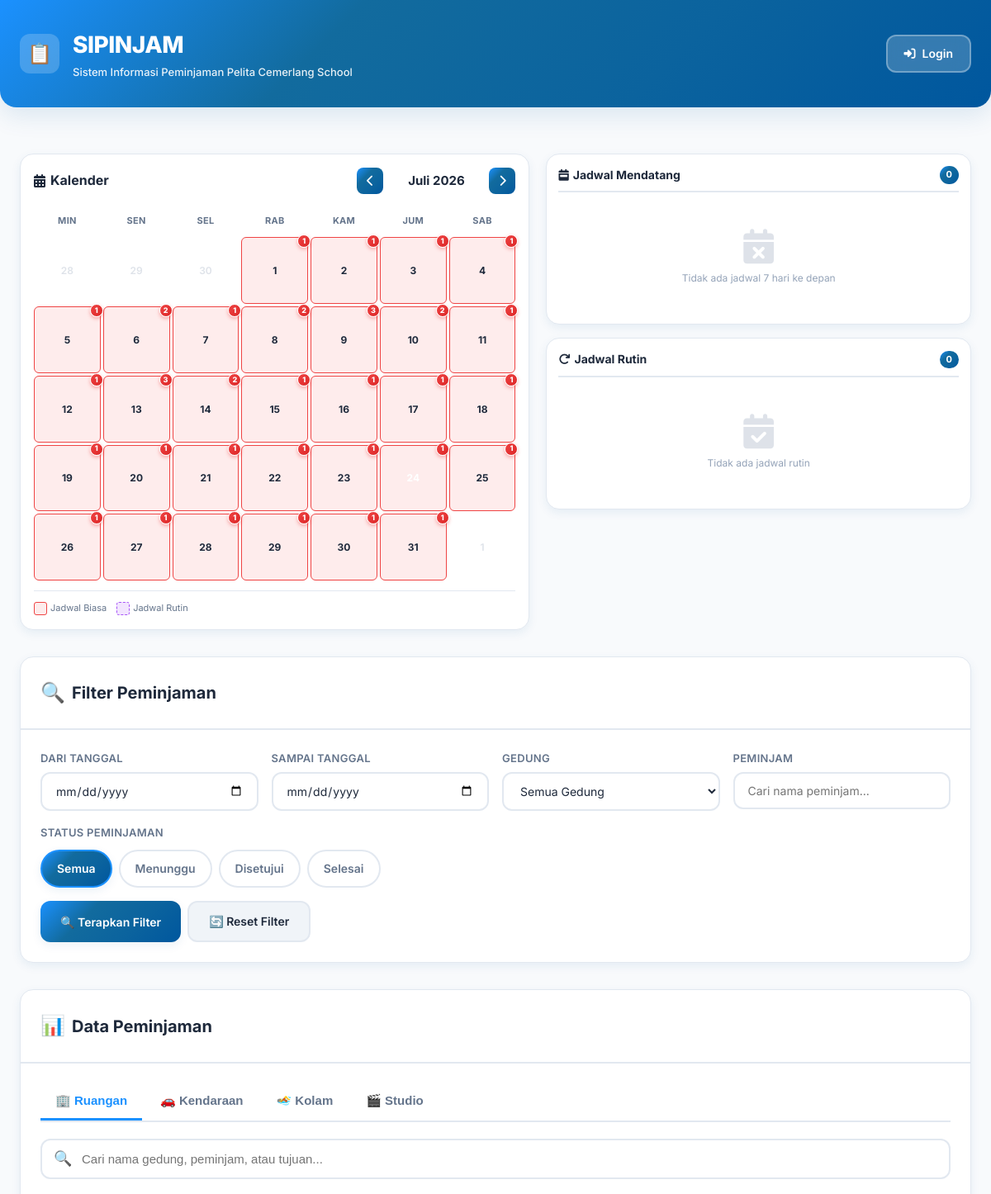
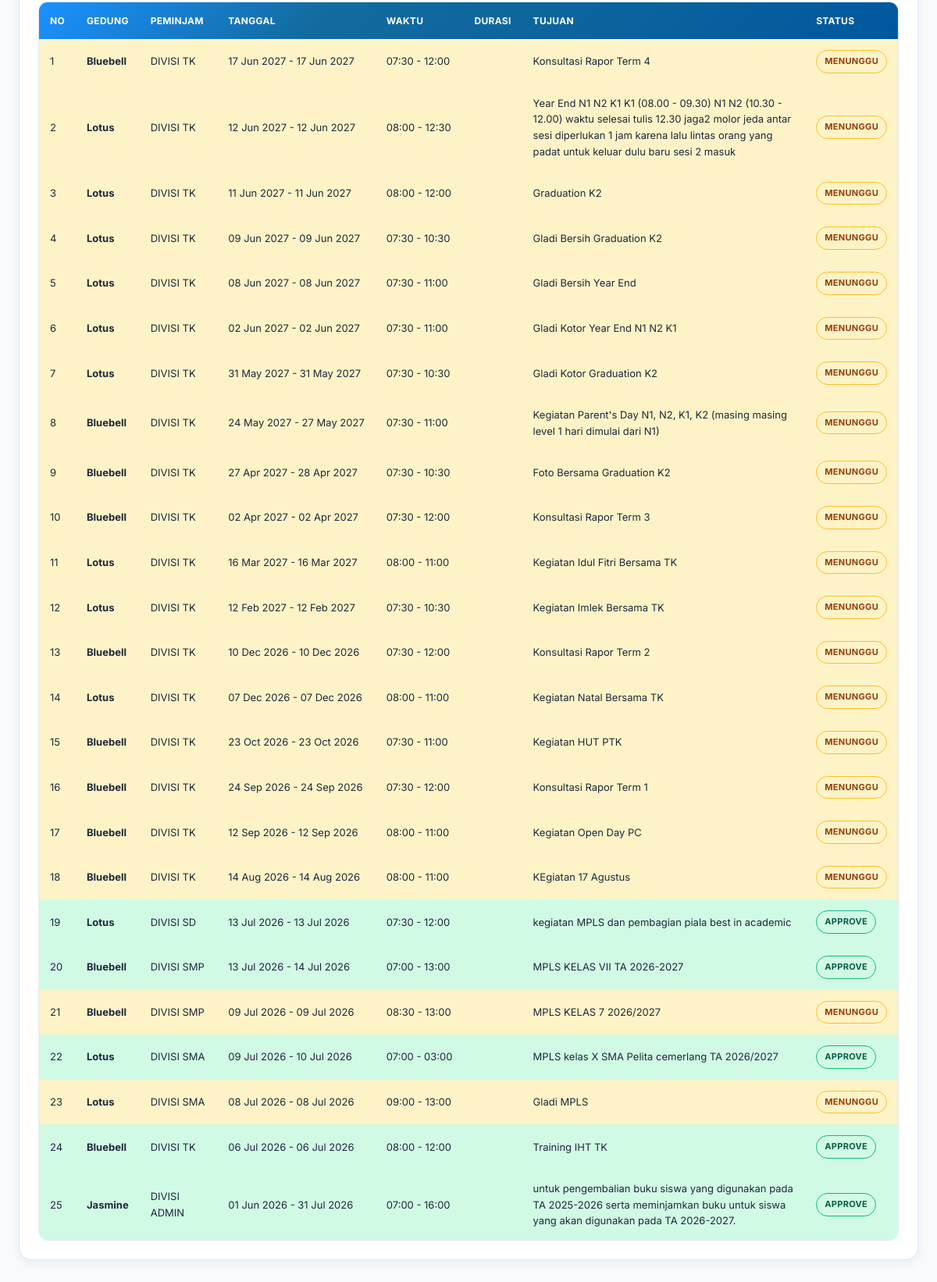
The app's page /data.php with its own data (2 pictures, top to bottom).
### tables this page shows
CREATE TABLE `pinjambarang` (
  `id_pinjam` int(11) NOT NULL,
  `id_user` int(11) DEFAULT NULL,
  `id_barang` int(11) NOT NULL,
  `meja` enum('Iya','Tidak') NOT NULL,
  `jumlah_meja` text DEFAULT NULL,
  `kursi` enum('Iya','Tidak') DEFAULT NULL,
  `jumlah_kursi` text DEFAULT NULL,
  `sound` enum('Iya','Tidak') NOT NULL,
  `proyektor` enum('Iya','Tidak') NOT NULL,
  `tgl_mulai` date DEFAULT NULL,
  `waktu_mulai` time DEFAULT NULL,
  `tgl_selesai` date DEFAULT NULL,
  `waktu_selesai` time DEFAULT NULL,
  `tujuan_barang` text DEFAULT NULL,
  `layout` text NOT NULL,
  `ket` text NOT NULL,
  `nama` text NOT NULL,
  `nohp` text NOT NULL,
  `status` varchar(15) DEFAULT NULL,
  `is_recurring` enum('yes','no') DEFAULT 'no',
  `recurring_days` varchar(50) DEFAULT NULL,
  `created_at` timestamp NULL DEFAULT current_timestamp()
);

CREATE TABLE `barang` (
  `id` int(11) NOT NULL,
  `nama_barang` varchar(255) DEFAULT NULL,
  `stok` text DEFAULT NULL,
  `deskripsi` text DEFAULT NULL,
  `foto` varchar(255) DEFAULT NULL
);

CREATE TABLE `user` (
  `id` int(11) NOT NULL,
  `nama_lengkap` varchar(255) DEFAULT NULL,
  `email` varchar(255) DEFAULT NULL,
  `nohp` varchar(15) DEFAULT NULL,
  `username` varchar(15) DEFAULT NULL,
  `password` varchar(15) DEFAULT NULL,
  `level` varchar(10) DEFAULT NULL
);

### helpers.php (called while the page is built, shortened)
<?php
if (!function_exists('h')) { function h($s) { return htmlspecialchars((string)$s, ENT_QUOTES, 'UTF-8'); } }
if (!function_exists('fmt_date')) { function fmt_date($s) { if (!$s) return ''; $dt=DateTime::createFromFormat('Y-m-d',$s); return $dt?$dt->format('d M Y'):h($s); } }
if (!function_exists('fmt_time')) { function fmt_time($s) { if (!$s) return ''; return preg_match('~^\d{2}:\d{2}~',$s)?substr($s,0,5):h($s); } }
if (!function_exists('buildWhere')) { function buildWhere($alias,$filters,$conn) {
  $w=[]; $APPROVED=['approve','approved','acc','disetujui','setuju','selesai','active','dipinjam']; $PENDING=['menunggu','pending','submitted','waiting']; $status=$filters['status']??'';
  return $w;
} }

### data.php (the view, shortened to what this page needs)
<?php
require_once __DIR__ . '/helpers.php';
include "koneksi.php";
$status     = isset($_GET['status']) ? strtolower(trim($_GET['status'])) : '';
$dari_str   = isset($_GET['dari'])   ? trim($_GET['dari'])   : '';
$sampai_str = isset($_GET['sampai']) ? trim($_GET['sampai']) : '';
$peminjam   = isset($_GET['peminjam']) ? trim($_GET['peminjam']) : '';
$sqlHall = "SELECT pinjambarang.*, user.nama_lengkap, barang.nama_barang
            FROM pinjambarang
            JOIN user   ON user.id = pinjambarang.id_user
            JOIN barang ON barang.id = pinjambarang.id_barang";
$sqlHall .= " ORDER BY pinjambarang.tgl_mulai DESC, pinjambarang.waktu_mulai DESC";
$qh = mysqli_query($conn, $sqlHall);
$APPROVED = ['approve','approved','acc','disetujui','setuju','selesai','active','dipinjam'];
$PENDING  = ['menunggu','pending','submitted','waiting'];
$bookings_result = mysqli_query($conn, $bookings_query);
$all_bookings = [];
if ($bookings_result) {
  while($row = mysqli_fetch_assoc($bookings_result)) {
    $isRecurringValue = strtolower(trim($row['is_recurring'] ?? 'no'));
    $isRecurring = in_array($isRecurringValue, ['yes','y','1'], true);
    $all_bookings[] = [
      'type'          => $row['type'],
      'tgl_mulai'     => $row['tgl_mulai'],
      'tgl_selesai'   => $row['tgl_selesai'],
      'waktu_mulai'   => $row['waktu_mulai'],
      'waktu_selesai' => $row['waktu_selesai'],
      'item_name'     => $row['item_name'],
      'user_name'     => $row['user_name'],
      'is_recurring'  => $isRecurring,
      'recurring_days'=> $row['recurring_days'] ?? '',
      'status'        => $row['status'],
      'tujuan'        => $row['tujuan'],
      'icon'          => $row['icon'],
    ];
  }
}
$upcoming_list = [];
usort($upcoming_list, function($a, $b){
  return strcmp($a['tgl_mulai'], $b['tgl_mulai']);
});
$recurring_list = array_filter($all_bookings, function($b){
  return $b['is_recurring'] === true;
});
$upcoming_list_display = array_slice($upcoming_list, 0, 10);
$recurring_list_display = array_slice($recurring_list, 0, 10);
?>
<!DOCTYPE html>
<html lang="id">
<head>
  <link rel="stylesheet" href="https://cdnjs.cloudflare.com/ajax/libs/font-awesome/6.5.1/css/all.min.css">
  <link rel="stylesheet" href="assets/css/data.css">
</head>
<body>
<div class="header">
  <div class="header-content">
    <div class="brand">
      <div class="brand-icon">📋</div>
      <div>
        <h1>SIPINJAM</h1>
        <div class="brand-subtitle">Sistem Informasi Peminjaman Pelita Cemerlang School</div>
      </div>
    </div>
    <a href="index.php" class="btn-login">
      <i class="fas fa-sign-in-alt"></i>
      <span>Login</span>
    </a>
  </div>
</div>
<div class="container">
  <div class="calendar-wrapper">
    <div class="calendar-section">
      <div class="calendar-header">
        <div class="calendar-title">
          <i class="fas fa-calendar-alt"></i>
          Kalender
        </div>
        <div class="calendar-controls">
          <button onclick="prevMonth()"><i class="fas fa-chevron-left"></i></button>
          <span class="calendar-month-label" id="calendarMonth"></span>
          <button onclick="nextMonth()"><i class="fas fa-chevron-right"></i></button>
        </div>
      </div>
      <div class="calendar-grid" id="calendarGrid"></div>
      <div class="calendar-legend">
        <span><div class="legend-box has-booking"></div> Jadwal Biasa</span>
        <span><div class="legend-box has-recurring"></div> Jadwal Rutin</span>
      </div>
    </div>
    <div class="schedule-lists">
      <div class="schedule-list-section">
        <div class="schedule-list-header">
          <div class="schedule-list-title">
            <i class="fas fa-calendar-week"></i>
            Jadwal Mendatang
          </div>
          <span class="schedule-count"><?php echo count($upcoming_list_display); ?></span>
        </div>
        <div class="schedule-items">
          <?php if(empty($upcoming_list_display)): ?>
            <div class="empty-schedule">
              <i class="fas fa-calendar-times"></i>
              <div style="font-size: clamp(11px, 2.2vw, 12px);">Tidak ada jadwal 7 hari ke depan</div>
            </div>
          <?php endif; ?>
        </div>
      </div>
      <div class="schedule-list-section">
        <div class="schedule-list-header">
          <div class="schedule-list-title">
            <i class="fas fa-redo"></i>
            Jadwal Rutin
          </div>
          <span class="schedule-count"><?php echo count($recurring_list_display); ?></span>
        </div>
        <div class="schedule-items">
          <?php if(empty($recurring_list_display)): ?>
            <div class="empty-schedule">
              <i class="fas fa-calendar-check"></i>
              <div style="font-size: clamp(11px, 2.2vw, 12px);">Tidak ada jadwal rutin</div>
            </div>
          <?php endif; ?>
        </div>
      </div>
    </div>
  </div>
  <div class="card">
    <div class="card-header">
      <div class="card-title">
        <span class="card-title-icon">🔍</span>
        Filter Peminjaman
      </div>
    </div>
    <div class="card-body">
      <form method="GET" action="">
        <div class="filter-grid">
          <div class="form-group">
            <label class="form-label">Dari Tanggal</label>
            <input type="date" name="dari" class="form-control" value="<?php echo h($dari_str); ?>" />
          </div>
          <div class="form-group">
            <label class="form-label">Sampai Tanggal</label>
            <input type="date" name="sampai" class="form-control" value="<?php echo h($sampai_str); ?>" />
          </div>
          <div class="form-group">
            <label class="form-label">Gedung</label>
            <select name="gedung" class="form-control">
              <option value="">Semua Gedung</option>
            </select>
          </div>
          <div class="form-group">
            <label class="form-label">Peminjam</label>
            <input type="text" name="peminjam" class="form-control" list="peminjam-list" value="<?php echo h($peminjam); ?>" placeholder="Cari nama peminjam..." />
          </div>
        </div>
        <div style="margin-top: 14px;">
          <label class="form-label" style="margin-bottom: 10px; display: block;">Status Peminjaman</label>
          <div class="status-pills">
            <label class="pill <?php echo ($status === '' || $status === 'semua') ? 'active' : ''; ?>">
              Semua
            </label>
            <label class="pill <?php echo ($status === 'menunggu') ? 'active' : ''; ?>">
              Menunggu
            </label>
            <label class="pill <?php echo ($status === 'approve') ? 'active' : ''; ?>">
              Disetujui
            </label>
            <label class="pill <?php echo ($status === 'selesai') ? 'active' : ''; ?>">
              Selesai
            </label>
          </div>
        </div>
        <div class="btn-actions" style="margin-top: 16px;">
          <button type="submit" class="btn btn-primary">🔍 Terapkan Filter</button>
          <a href="?" class="btn btn-secondary">🔄 Reset Filter</a>
        </div>
      </form>
    </div>
  </div>
  <div class="card">
    <div class="card-header">
      <div class="card-title">
        <span class="card-title-icon">📊</span>
        Data Peminjaman
      </div>
    </div>
    <div class="card-body">
      <div class="tabs">
        <button class="tab-btn active" onclick="switchTab(event, 'tab-hall')">🏢 Ruangan</button>
        <button class="tab-btn" onclick="switchTab(event, 'tab-car')">🚗 Kendaraan</button>
        <button class="tab-btn" onclick="switchTab(event, 'tab-pool')">🏊 Kolam</button>
        <button class="tab-btn" onclick="switchTab(event, 'tab-studio')">🎬 Studio</button>
      </div>
      <div id="tab-hall" class="tab-content active">
        <div class="search-box">
          <span class="search-icon">🔍</span>
          <input type="text" class="search-input" id="search-hall" placeholder="Cari nama gedung, peminjam, atau tujuan..." onkeyup="searchTable('search-hall', 'table-hall')" />
        </div>
        <div class="table-wrapper">
          <table id="table-hall">
            <thead>
              <tr>
                <th>No</th>
                <th>Gedung</th>
                <th>Peminjam</th>
                <th>Tanggal</th>
                <th>Waktu</th>
                <th>Durasi</th>
                <th>Tujuan</th>
                <th>Status</th>
              </tr>
            </thead>
            <tbody>
              <?php
              $no = 1;
              while($row = mysqli_fetch_assoc($qh)):
                $st = strtolower($row['status']);
                $rowClass = '';
                if(in_array($st, $PENDING)) $rowClass = 'row-pending';
                elseif(in_array($st, $APPROVED)) $rowClass = 'row-approve';
                elseif($st === 'selesai') $rowClass = 'row-selesai';
                $badgeClass = 'badge-pending';
                if(in_array($st, $APPROVED)) $badgeClass = 'badge-approve';
                elseif($st === 'selesai') $badgeClass = 'badge-selesai';
              ?>
              <tr class="<?php echo $rowClass; ?>">
                <td><?php echo $no++; ?></td>
                <td class="font-bold"><?php echo h($row['nama_barang']); ?></td>
                <td><?php echo h($row['nama_lengkap']); ?></td>
                <td class="nowrap"><?php echo fmt_date($row['tgl_mulai']).' - '.fmt_date($row['tgl_selesai']); ?></td>
                <td class="nowrap"><?php echo fmt_time($row['waktu_mulai']).' - '.fmt_time($row['waktu_selesai']); ?></td>
                <td><?php echo durasi_jam($row['tgl_mulai'], $row['waktu_mulai'], $row['tgl_selesai'], $row['waktu_selesai']); ?></td>
                <td><?php echo h($row['tujuan_barang']); ?></td>
                <td><span class="badge <?php echo $badgeClass; ?>"><?php echo h($row['status']); ?></span></td>
              </tr>
              <?php endwhile; ?>
            </tbody>
          </table>
        </div>
      </div>
    </div>
  </div>
</div>
</body>
</html>

### records on screen
pinjambarang: id_barang.nama_barang "Bluebell", id_user.nama_lengkap "DIVISI TK", tgl_mulai "17 Jun 2027", tgl_selesai "17 Jun 2027", waktu_mulai "07:30", waktu_selesai "12:00", tujuan_barang "Konsultasi Rapor Term 4", status "MENUNGGU"
pinjambarang: id_barang.nama_barang "Lotus", id_user.nama_lengkap "DIVISI TK", tgl_mulai "12 Jun 2027", tgl_selesai "12 Jun 2027", waktu_mulai "08:00", waktu_selesai "12:30", tujuan_barang "Year End N1 N2 K1 K1 (08.00 - 09.30) N1 N2 (10.30 - 12.00) waktu selesai tulis 12.30 jaga2 molor jeda antar sesi diperlukan 1 jam karena lalu lintas orang yang padat untuk keluar dulu baru sesi 2 masuk", status "MENUNGGU"
pinjambarang: id_barang.nama_barang "Lotus", id_user.nama_lengkap "DIVISI TK", tgl_mulai "11 Jun 2027", tgl_selesai "11 Jun 2027", waktu_mulai "08:00", waktu_selesai "12:00", tujuan_barang "Graduation K2", status "MENUNGGU"
pinjambarang: id_barang.nama_barang "Lotus", id_user.nama_lengkap "DIVISI TK", tgl_mulai "09 Jun 2027", tgl_selesai "09 Jun 2027", waktu_mulai "07:30", waktu_selesai "10:30", tujuan_barang "Gladi Bersih Graduation K2", status "MENUNGGU"
pinjambarang: id_barang.nama_barang "Lotus", id_user.nama_lengkap "DIVISI TK", tgl_mulai "08 Jun 2027", tgl_selesai "08 Jun 2027", waktu_mulai "07:30", waktu_selesai "11:00", tujuan_barang "Gladi Bersih Year End", status "MENUNGGU"
pinjambarang: id_barang.nama_barang "Lotus", id_user.nama_lengkap "DIVISI TK", tgl_mulai "02 Jun 2027", tgl_selesai "02 Jun 2027", waktu_mulai "07:30", waktu_selesai "11:00", tujuan_barang "Gladi Kotor Year End N1 N2 K1", status "MENUNGGU"
pinjambarang: id_barang.nama_barang "Lotus", id_user.nama_lengkap "DIVISI TK", tgl_mulai "31 May 2027", tgl_selesai "31 May 2027", waktu_mulai "07:30", waktu_selesai "10:30", tujuan_barang "Gladi Kotor Graduation K2", status "MENUNGGU"
pinjambarang: id_barang.nama_barang "Bluebell", id_user.nama_lengkap "DIVISI TK", tgl_mulai "24 May 2027", tgl_selesai "27 May 2027", waktu_mulai "07:30", waktu_selesai "11:00", tujuan_barang "Kegiatan Parent's Day N1, N2, K1, K2 (masing masing level 1 hari dimulai dari N1)", status "MENUNGGU"
pinjambarang: id_barang.nama_barang "Bluebell", id_user.nama_lengkap "DIVISI TK", tgl_mulai "27 Apr 2027", tgl_selesai "28 Apr 2027", waktu_mulai "07:30", waktu_selesai "10:30", tujuan_barang "Foto Bersama Graduation K2", status "MENUNGGU"
pinjambarang: id_barang.nama_barang "Bluebell", id_user.nama_lengkap "DIVISI TK", tgl_mulai "02 Apr 2027", tgl_selesai "02 Apr 2027", waktu_mulai "07:30", waktu_selesai "12:00", tujuan_barang "Konsultasi Rapor Term 3", status "MENUNGGU"
pinjambarang: id_barang.nama_barang "Lotus", id_user.nama_lengkap "DIVISI TK", tgl_mulai "16 Mar 2027", tgl_selesai "16 Mar 2027", waktu_mulai "08:00", waktu_selesai "11:00", tujuan_barang "Kegiatan Idul Fitri Bersama TK", status "MENUNGGU"
pinjambarang: id_barang.nama_barang "Lotus", id_user.nama_lengkap "DIVISI TK", tgl_mulai "12 Feb 2027", tgl_selesai "12 Feb 2027", waktu_mulai "07:30", waktu_selesai "10:30", tujuan_barang "Kegiatan Imlek Bersama TK", status "MENUNGGU"
pinjambarang: id_barang.nama_barang "Bluebell", id_user.nama_lengkap "DIVISI TK", tgl_mulai "10 Dec 2026", tgl_selesai "10 Dec 2026", waktu_mulai "07:30", waktu_selesai "12:00", tujuan_barang "Konsultasi Rapor Term 2", status "MENUNGGU"
pinjambarang: id_barang.nama_barang "Lotus", id_user.nama_lengkap "DIVISI TK", tgl_mulai "07 Dec 2026", tgl_selesai "07 Dec 2026", waktu_mulai "08:00", waktu_selesai "11:00", tujuan_barang "Kegiatan Natal Bersama TK", status "MENUNGGU"
pinjambarang: id_barang.nama_barang "Bluebell", id_user.nama_lengkap "DIVISI TK", tgl_mulai "23 Oct 2026", tgl_selesai "23 Oct 2026", waktu_mulai "07:30", waktu_selesai "11:00", tujuan_barang "Kegiatan HUT PTK", status "MENUNGGU"
pinjambarang: id_barang.nama_barang "Bluebell", id_user.nama_lengkap "DIVISI TK", tgl_mulai "24 Sep 2026", tgl_selesai "24 Sep 2026", waktu_mulai "07:30", waktu_selesai "12:00", tujuan_barang "Konsultasi Rapor Term 1", status "MENUNGGU"
pinjambarang: id_barang.nama_barang "Bluebell", id_user.nama_lengkap "DIVISI TK", tgl_mulai "12 Sep 2026", tgl_selesai "12 Sep 2026", waktu_mulai "08:00", waktu_selesai "11:00", tujuan_barang "Kegiatan Open Day PC", status "MENUNGGU"
pinjambarang: id_barang.nama_barang "Bluebell", id_user.nama_lengkap "DIVISI TK", tgl_mulai "14 Aug 2026", tgl_selesai "14 Aug 2026", waktu_mulai "08:00", waktu_selesai "11:00", tujuan_barang "KEgiatan 17 Agustus", status "MENUNGGU"
pinjambarang: id_barang.nama_barang "Lotus", id_user.nama_lengkap "DIVISI SD", tgl_mulai "13 Jul 2026", tgl_selesai "13 Jul 2026", waktu_mulai "07:30", waktu_selesai "12:00", tujuan_barang "kegiatan MPLS dan pembagian piala best in academic", status "APPROVE"
pinjambarang: id_barang.nama_barang "Bluebell", id_user.nama_lengkap "DIVISI SMP", tgl_mulai "13 Jul 2026", tgl_selesai "14 Jul 2026", waktu_mulai "07:00", waktu_selesai "13:00", tujuan_barang "MPLS KELAS VII TA 2026-2027", status "APPROVE"
pinjambarang: id_barang.nama_barang "Bluebell", id_user.nama_lengkap "DIVISI SMP", tgl_mulai "09 Jul 2026", tgl_selesai "09 Jul 2026", waktu_mulai "08:30", waktu_selesai "13:00", tujuan_barang "MPLS KELAS 7 2026/2027", status "MENUNGGU"
pinjambarang: id_barang.nama_barang "Lotus", id_user.nama_lengkap "DIVISI SMA", tgl_mulai "09 Jul 2026", tgl_selesai "10 Jul 2026", waktu_mulai "07:00", waktu_selesai "03:00", tujuan_barang "MPLS kelas X SMA Pelita cemerlang TA 2026/2027", status "APPROVE"
pinjambarang: id_barang.nama_barang "Lotus", id_user.nama_lengkap "DIVISI SMA", tgl_mulai "08 Jul 2026", tgl_selesai "08 Jul 2026", waktu_mulai "09:00", waktu_selesai "13:00", tujuan_barang "Gladi MPLS", status "MENUNGGU"
pinjambarang: id_barang.nama_barang "Bluebell", id_user.nama_lengkap "DIVISI TK", tgl_mulai "06 Jul 2026", tgl_selesai "06 Jul 2026", waktu_mulai "08:00", waktu_selesai "12:00", tujuan_barang "Training IHT TK", status "APPROVE"
pinjambarang: id_barang.nama_barang "Jasmine", id_user.nama_lengkap "DIVISI ADMIN", tgl_mulai "01 Jun 2026", tgl_selesai "31 Jul 2026", waktu_mulai "07:00", waktu_selesai "16:00", tujuan_barang "untuk pengembalian buku siswa yang digunakan pada TA 2025-2026 serta meminjamkan buku untuk siswa yang akan digunakan pada TA 2026-2027.", status "APPROVE"

### other values on screen
count($upcoming_list_display) "0"
count($recurring_list_display) "0"
